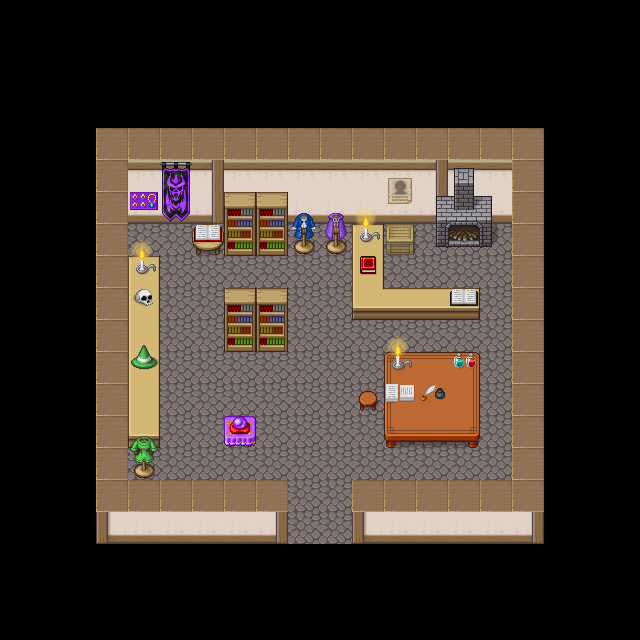

Tiled map render using the project's own tile images. Description and the map definition, with tile-layer contents summarised, below:
An orthogonal 20x20 tile map with 32x32 px tiles, 3 tile layers (ground, building, building_up), 2 tilesets and 3 objects (warp_overworld, shopkeeper).

<map version="1.9" tiledversion="1.9.2" orientation="orthogonal" renderorder="right-down" width="20" height="20" tilewidth="32" tileheight="32" infinite="0" nextlayerid="9" nextobjectid="9">
 <tileset firstgid="1" source="../pipoya/SampleMap/[A]Grass_pipo.tsx" />
 <tileset firstgid="529" source="../pipoya/SampleMap/[Base]BaseChip_pipo.tsx" />
 <layer id="1" name="ground" width="20" height="20">
  <data>[400 cells, 100 non-empty, 1 distinct tile ids]</data>
 </layer>
 <layer id="5" name="building" width="20" height="20">
  <data>[400 cells, 117 non-empty, 32 distinct tile ids]</data>
 </layer>
 <layer id="4" name="building_up" width="20" height="20">
  <data>[400 cells, 32 non-empty, 25 distinct tile ids]</data>
 </layer>
 <objectgroup id="3" name="spawn" opacity="0.45">
  <object id="1" gid="1558" x="305.709" y="524.34" width="32" height="32" />
 </objectgroup>
 <objectgroup id="6" name="warp" opacity="0.51">
  <object id="7" name="warp_overworld" gid="1556" x="288" y="579" width="63" height="35">
   <properties>
    <property name="basepath" value="pipoya/SampleMap/" />
    <property name="mapname" value="samplemap" />
    <property name="warp_x" value="2464" />
    <property name="warp_y" value="2200" />
   </properties>
  </object>
 </objectgroup>
 <objectgroup id="7" name="npc">
  <object id="8" name="shopkeeper" gid="1558" x="414.265" y="287.77" width="32" height="64">
   <properties>
    <property name="display_name" value="Farah the Witch" />
    <property name="movement" value="wander" />
    <property name="sprite" value="3" />
    <property name="text" value="mmmyes?" />
    <property name="type" value="npc" />
   </properties>
  </object>
 </objectgroup>
</map>
